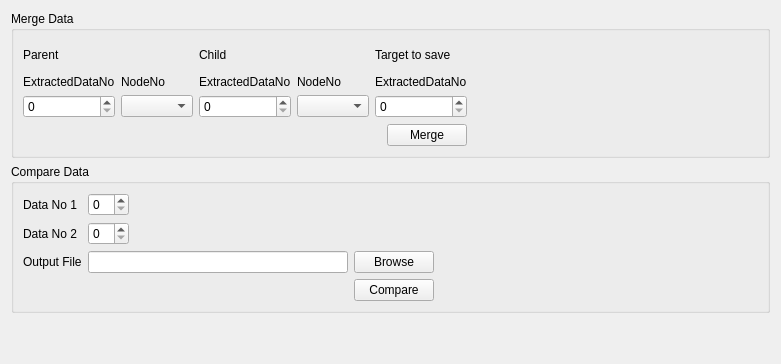
     <widget class="QWidget" name="TabProcessing">
      <attribute name="title">
       <string>Processing</string>
      </attribute>
      <layout class="QGridLayout" name="gridLayout_2">
       <item row="0" column="0">
        <widget class="QGroupBox" name="GroupBoxProcessingMergeData">
         <property name="sizePolicy">
          <sizepolicy hsizetype="MinimumExpanding" vsizetype="MinimumExpanding">
           <horstretch>0</horstretch>
           <verstretch>0</verstretch>
          </sizepolicy>
         </property>
         <property name="maximumSize">
          <size>
           <width>16777215</width>
           <height>150</height>
          </size>
         </property>
         <property name="title">
          <string>Merge Data</string>
         </property>
         <layout class="QGridLayout" name="gridLayout_3">
          <item row="0" column="0" colspan="2">
           <layout class="QGridLayout" name="GridLayoutProcessingMergeData">
            <item row="0" column="0">
             <widget class="QLabel" name="LabelProcessingMergeDataParent">
              <property name="text">
               <string>Parent</string>
              </property>
             </widget>
            </item>
            <item row="0" column="1">
             <widget class="QLabel" name="LabelProcessingMergeDataChild">
              <property name="text">
               <string>Child</string>
              </property>
             </widget>
            </item>
            <item row="1" column="1">
             <layout class="QGridLayout" name="GridLayoutProcessingMergeDataChild">
              <item row="1" column="0">
               <widget class="QSpinBox" name="SpinBoxProcessingMergeDataChildDataNo"/>
              </item>
              <item row="1" column="1">
               <widget class="QComboBox" name="ComboBoxProcessingMergeDataChildNodeNo"/>
              </item>
              <item row="0" column="0">
               <widget class="QLabel" name="LabelProcessingMergeDataChildDataNo">
                <property name="text">
                 <string>ExtractedDataNo</string>
                </property>
               </widget>
              </item>
              <item row="0" column="1">
               <widget class="QLabel" name="LabelProcessingMergeDataChildNodeNo">
                <property name="text">
                 <string>NodeNo</string>
                </property>
               </widget>
              </item>
             </layout>
            </item>
            <item row="0" column="2">
             <widget class="QLabel" name="LabelProcessingMergeDataTarget">
              <property name="text">
               <string>Target to save</string>
              </property>
             </widget>
            </item>
            <item row="1" column="0">
             <layout class="QGridLayout" name="GridLayoutProcessingMergeDataParent">
              <item row="1" column="0">
               <widget class="QSpinBox" name="SpinBoxProcessingMergeDataParentDataNo"/>
              </item>
              <item row="1" column="1">
               <widget class="QComboBox" name="ComboBoxProcessingMergeDataParentNodeNo"/>
              </item>
              <item row="0" column="0">
               <widget class="QLabel" name="LabelProcessingMergeDataParentDataNo">
                <property name="text">
                 <string>ExtractedDataNo</string>
                </property>
               </widget>
              </item>
              <item row="0" column="1">
               <widget class="QLabel" name="LabelProcessingMergeDataParentNodeNo">
                <property name="text">
                 <string>NodeNo</string>
                </property>
               </widget>
              </item>
             </layout>
            </item>
            <item row="1" column="2">
             <layout class="QVBoxLayout" name="verticalLayout_3">
              <item>
               <widget class="QLabel" name="LabelProcessingMergeDataTargetToSaveExtractedDataNo">
                <property name="text">
                 <string>ExtractedDataNo</string>
                </property>
               </widget>
              </item>
              <item>
               <widget class="QSpinBox" name="SpinBoxProcessingMergeDataTargetDataNo"/>
              </item>
             </layout>
            </item>
           </layout>
          </item>
          <item row="0" column="2">
           <spacer name="horizontalSpacer_4">
            <property name="orientation">
             <enum>Qt::Horizontal</enum>
            </property>
            <property name="sizeHint" stdset="0">
             <size>
              <width>197</width>
              <height>78</height>
             </size>
            </property>
           </spacer>
          </item>
          <item row="1" column="0">
           <spacer name="HorizontalSpacerProcessingMergeData">
            <property name="orientation">
             <enum>Qt::Horizontal</enum>
            </property>
            <property name="sizeHint" stdset="0">
             <size>
              <width>40</width>
              <height>20</height>
             </size>
            </property>
           </spacer>
          </item>
          <item row="1" column="1">
           <widget class="QPushButton" name="PushButtonProcessingMergeDataMerge">
            <property name="text">
             <string>Merge</string>
            </property>
           </widget>
          </item>
         </layout>
        </widget>
       </item>
       <item row="1" column="0">
        <widget class="QGroupBox" name="GroupBoxProcessingCompareData">
         <property name="title">
          <string>Compare Data</string>
         </property>
         <layout class="QGridLayout" name="gridLayout">
          <item row="0" column="0" colspan="2">
           <layout class="QFormLayout" name="FormLayoutProcessingCompareData">
            <item row="0" column="0">
             <widget class="QLabel" name="LabelProcessingCompareDataDataNo1">
              <property name="text">
               <string>Data No 1</string>
              </property>
             </widget>
            </item>
            <item row="1" column="0">
             <widget class="QLabel" name="LabelProcessingCompareDataDataNo2">
              <property name="text">
               <string>Data No 2</string>
              </property>
             </widget>
            </item>
            <item row="0" column="1">
             <layout class="QHBoxLayout" name="HorizontalLayoutProcessingCompareDataData1">
              <item>
               <widget class="QSpinBox" name="SpinBoxProcessingCompareDataDataNo1"/>
              </item>
              <item>
               <spacer name="HorizontalSpacerProcessingCompareDataDataNo1">
                <property name="orientation">
                 <enum>Qt::Horizontal</enum>
                </property>
                <property name="sizeHint" stdset="0">
                 <size>
                  <width>40</width>
                  <height>20</height>
                 </size>
                </property>
               </spacer>
              </item>
             </layout>
            </item>
            <item row="1" column="1">
             <layout class="QHBoxLayout" name="HorizontalLayoutProcessingCompareDataDataNo2">
              <item>
               <widget class="QSpinBox" name="SpinBoxProcessingCompareDataDataNo2"/>
              </item>
              <item>
               <spacer name="HorizontalSpacerProcessingCompareDataDataNo2">
                <property name="orientation">
                 <enum>Qt::Horizontal</enum>
                </property>
                <property name="sizeHint" stdset="0">
                 <size>
                  <width>40</width>
                  <height>20</height>
                 </size>
                </property>
               </spacer>
              </item>
             </layout>
            </item>
            <item row="2" column="0">
             <widget class="QLabel" name="LabelProcessingCompareDataFilePath">
              <property name="text">
               <string>Output File</string>
              </property>
             </widget>
            </item>
            <item row="2" column="1">
             <layout class="QHBoxLayout" name="horizontalLayout">
              <item>
               <widget class="QLineEdit" name="LineEditProcessingCompareDataFilePath"/>
              </item>
              <item>
               <widget class="QPushButton" name="PushButtonProcessingCompareDataBrowse">
                <property name="text">
                 <string>Browse</string>
                </property>
               </widget>
              </item>
             </layout>
            </item>
           </layout>
          </item>
          <item row="0" column="2">
           <spacer name="horizontalSpacer_3">
            <property name="orientation">
             <enum>Qt::Horizontal</enum>
            </property>
            <property name="sizeHint" stdset="0">
             <size>
              <width>324</width>
              <height>20</height>
             </size>
            </property>
           </spacer>
          </item>
          <item row="1" column="0">
           <spacer name="horizontalSpacer_2">
            <property name="orientation">
             <enum>Qt::Horizontal</enum>
            </property>
            <property name="sizeHint" stdset="0">
             <size>
              <width>325</width>
              <height>20</height>
             </size>
            </property>
           </spacer>
          </item>
          <item row="1" column="1">
           <widget class="QPushButton" name="PushButtonProcessingCompareDataCompare">
            <property name="text">
             <string>Compare</string>
            </property>
           </widget>
          </item>
         </layout>
        </widget>
       </item>
       <item row="2" column="0">
        <spacer name="VerticalSpacerProcessig">
         <property name="orientation">
          <enum>Qt::Vertical</enum>
         </property>
         <property name="sizeHint" stdset="0">
          <size>
           <width>20</width>
           <height>40</height>
          </size>
         </property>
        </spacer>
       </item>
      </layout>
     </widget>
